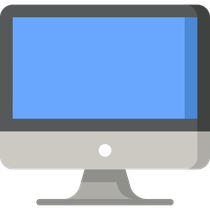
#> input picture imgs/desktop.png, 210 x 210 px, shrunk from 512 x 512 before the run, found by its file name
$ python main.py
#> lines starting #> are read from the running program, lines starting #| are printed output that depends on the picture
import matplotlib.pyplot as plt
import networkx as nx
from matplotlib.offsetbox import OffsetImage, AnnotationBbox
from matplotlib.lines import Line2D

# Initialize the graph
G = nx.Graph()

# Nodes and their positions
nodes = {
    "Host 1": "Path-to-directory/imgs/desktop.png",
    "Host 2": "Path-to-directory/imgs/desktop.png",
    "Host 3": "Path-to-directory/imgs/desktop.png",
    "Host 4": "Path-to-directory/imgs/desktop.png",
    "Host 5": "Path-to-directory/imgs/desktop.png",
    "Switch 1": "Path-to-directory/imgs/switch.png",
    "Switch 2": "Path-to-directory/imgs/switch.png",
    "Router": "Path-to-directory/imgs/router.png",
    "Firewall": "Path-to-directory/imgs/firewall.png",
    "Server 1": "Path-to-directory/imgs/server.png",
    "Server 2": "Path-to-directory/imgs/server.png",
    "Internet": "Path-to-directory/imgs/cloud.png"
}

# Adding edges (connections between devices)
wired_edges = [
    ("Host 1", "Switch 1"), ("Host 2", "Switch 1"), ("Host 5", "Switch 1"),
    ("Switch 1", "Router"), ("Switch 2", "Router"),
    ("Router", "Firewall"), ("Firewall", "Internet"),
    ("Server 1", "Internet"), ("Server 2", "Internet")
]

wireless_edges = [
    ("Host 3", "Switch 2"), ("Host 4", "Switch 2")
]

G.add_edges_from(wired_edges)
G.add_edges_from(wireless_edges)

# Define the positions for each node
positions = {
    "Host 1": (0, 1), "Host 2": (0, 2), "Host 3": (2, 1), "Host 4": (2, 2), "Host 5": (0, 3),
    "Switch 1": (1, 2), "Switch 2": (3, 2),
    "Router": (2, 3), "Firewall": (3, 4),
    "Server 1": (4, 3), "Server 2": (4, 4),
    "Internet": (5, 4)
}

fig, ax = plt.subplots()


# Function to draw a box around a group of nodes to represent a network
def draw_network_box(ax, positions, nodes, label, padding=0.1):
    # Extract the positions of the nodes to be boxed
    node_positions = [positions[node] for node in nodes]

    # Find the minimum and maximum points for the box
    min_x = min(pos[0] for pos in node_positions) - padding
    max_x = max(pos[0] for pos in node_positions) + padding
    min_y = min(pos[1] for pos in node_positions) - padding
    max_y = max(pos[1] for pos in node_positions) + padding

    # Draw a rectangle with the min and max as corners
    box = plt.Rectangle((min_x, min_y), max_x - min_x, max_y - min_y,
                        linewidth=2, edgecolor='blue', facecolor='none', label=label, alpha=0.3)
    ax.add_patch(box)

    # Add the label for the box
    ax.text((min_x + max_x) / 2, max_y, label,
            horizontalalignment='center', verticalalignment='bottom',
            fontsize=10, color='blue', weight='bold')


# Define the nodes in each network
network_1_nodes = ["Host 1", "Host 2", "Host 5", "Switch 1"]
network_2_nodes = ["Host 3", "Host 4", "Switch 2"]

# Draw the network boxes
draw_network_box(ax, positions, network_1_nodes, 'Network 1')
draw_network_box(ax, positions, network_2_nodes, 'Network 2')

# Draw wired edges with solid lines
nx.draw_networkx_edges(G, positions, edgelist=wired_edges, ax=ax, width=2, edge_color='black')

# Draw wireless edges with dashed lines
nx.draw_networkx_edges(G, positions, edgelist=wireless_edges, ax=ax, width=2, edge_color='black', style='dashed')

legend_elements = [
    Line2D([0], [0], color='black', lw=2, label='Wired'),
    Line2D([0], [0], color='black', lw=2, ls='dashed', label='Wireless')
]

# Create the legend
ax.legend(handles=legend_elements, loc='upper right')


# Function to create and add an image at a given position with a fixed size
def add_image(ax, path, position, img_size):
    # Read the image file
#> called with path = 'Path-to-directory/imgs/desktop.png', position = (0, 1), img_size = (0.5, 0.5)
    img = plt.imread(path)
#> img is the input picture: shape (210, 210, 4) float32; mean R, G, B, A 0.416, 0.52, 0.659, 0.836
    # Determine the image size in inches, assuming 100 dpi
    dpi = 100
    zoom_factor = img_size[0] * dpi / img.shape[1]
#> zoom_factor = 0.238

    # Create an OffsetImage with the zoom factor
    im = OffsetImage(img, zoom=zoom_factor)
    ab = AnnotationBbox(im, position, xycoords='data', frameon=False)
    ax.add_artist(ab)


# Set the desired image size in inches (width x height)
desired_image_size = (0.5, 0.5)  # For example, 0.5 inches by 0.5 inches

# Add images to the nodes with the fixed size
for node, image_path in nodes.items():
    add_image(ax, image_path, positions[node], desired_image_size)


def add_labels(positions, labels, ax, img_size, offset=(0.1, 0.1)):
#> called with img_size = (0.5, 0.5), offset = (0, 0.06)
    for node, (label, ip) in labels.items():
        x, y = positions[node]
        label_x, label_y = x, y - img_size[1] / 2 - offset[1]
        ax.text(label_x, label_y, f"{label}\n{ip}",
                ha='center', va='top',
                fontsize=9, color='black', weight='bold')
#> this loop made 12 passes
#> (node, label, ip, x, y, label_x, label_y) on passes 1 to 12: ('Host 1', 'Host 1', '192.168.1.2', 0, 1, 0, 0.69), ('Host 2', 'Host 2', '192.168.1.3', 0, 2, 0, 1.69), ('Host 3', 'Host 3', '192.168.2.2', 2, 1, 2, 0.69), ('Host 4', 'Host 4', '192.168.2.3', 2, 2, 2, 1.69), ('Host 5', 'Host 5', '192.168.1.4', 0, 3, 0, 2.69), ('Switch 1', 'Switch 1', '192.168.1.100', 1, 2, 1, 1.69), ('Switch 2', 'Switch 2', '192.168.2.100', 3, 2, 3, 1.69), ('Router', 'Router', '10.0.0.1', 2, 3, 2, 2.69), ('Firewall', 'Firewall', 'Public IP', 3, 4, 3, 3.69), ('Server 1', 'Server 1', 'Public IP', 4, 3, 4, 2.69), ('Server 2', 'Server 2', 'Public IP', 4, 4, 4, 3.69), ('Internet', 'Internet', '', 5, 4, 5, 3.69)


# Define your labels and IP addresses for each node
labels = {
    "Host 1": ("Host 1", "192.168.1.2"),
    "Host 2": ("Host 2", "192.168.1.3"),
    "Host 3": ("Host 3", "192.168.2.2"),
    "Host 4": ("Host 4", "192.168.2.3"),
    "Host 5": ("Host 5", "192.168.1.4"),
    "Switch 1": ("Switch 1", "192.168.1.100"),
    "Switch 2": ("Switch 2", "192.168.2.100"),
    "Router": ("Router", "10.0.0.1"),
    "Firewall": ("Firewall", "Public IP"),
    "Server 1": ("Server 1", "Public IP"),
    "Server 2": ("Server 2", "Public IP"),
    "Internet": ("Internet", "")
}

# Call the function to add labels to the diagram after drawing images
add_labels(positions, labels, ax, desired_image_size, offset=(0, 0.06))

# Set the limits, remove the axes and show the plot
ax.set_xlim(-1, 6)
ax.set_ylim(0, 5)
plt.axis('off')
plt.show()
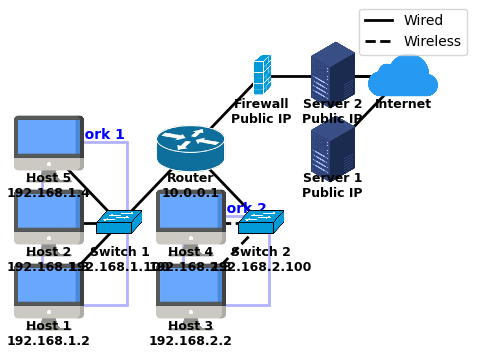
#> figure drawn by matplotlib, 1 panel
